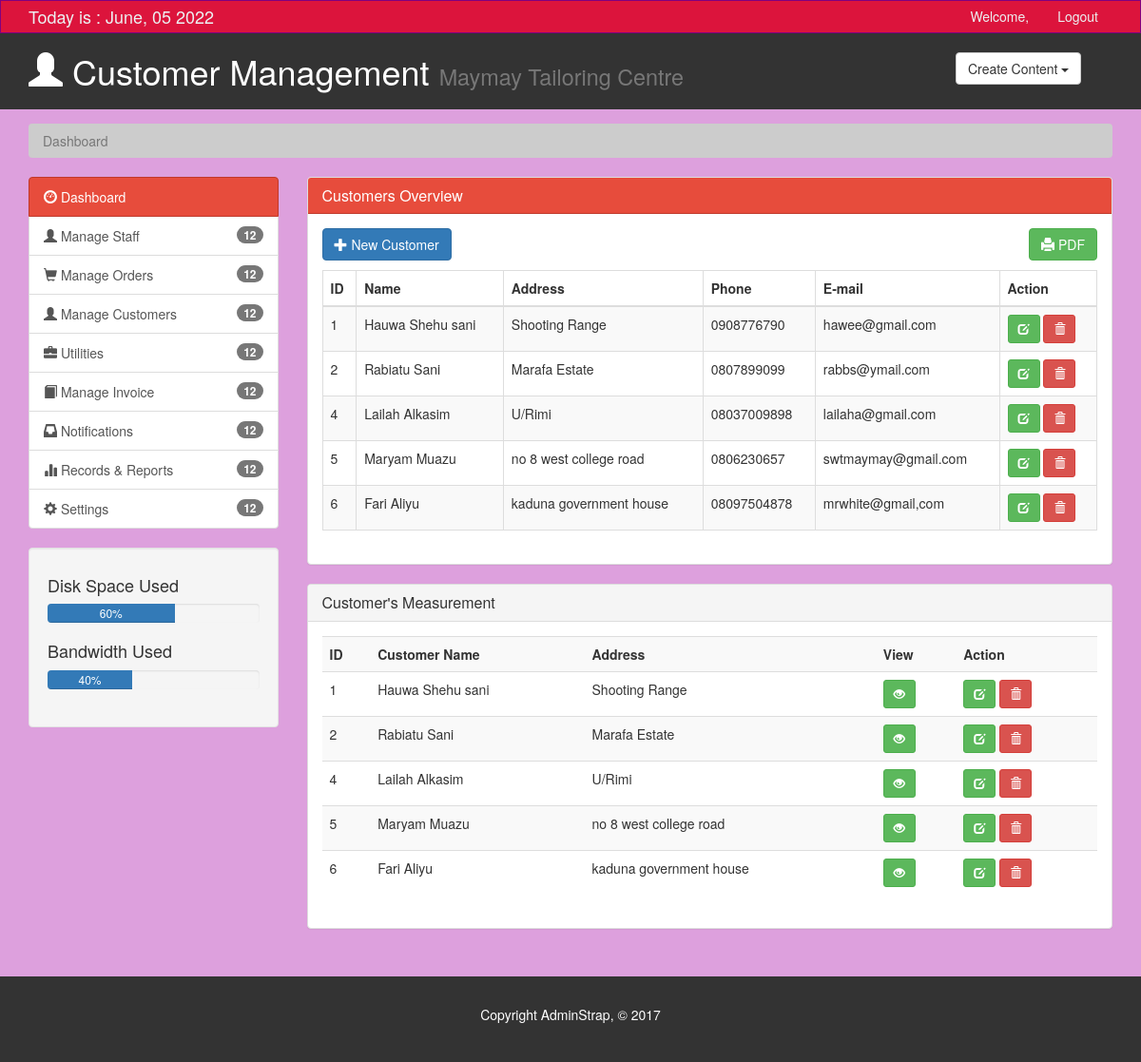
/customers/customers2.php, run on an earlier commit of the app's database.
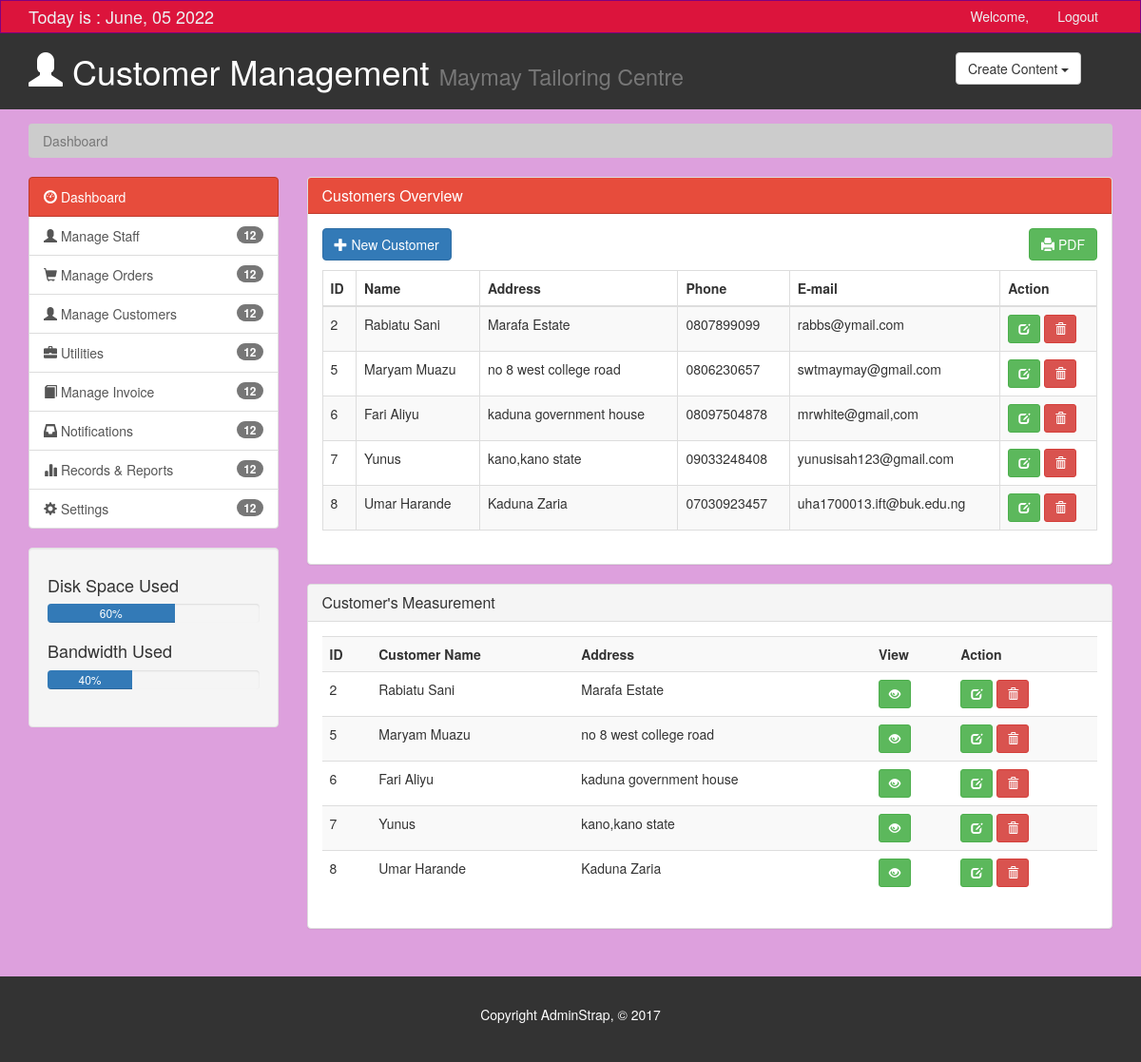
And on a later commit of the database.
### tables this page shows
CREATE TABLE `customers` (
  `id` int(11) NOT NULL,
  `fulname` varchar(100) NOT NULL,
  `address` varchar(100) NOT NULL,
  `phone` varchar(100) NOT NULL,
  `email` varchar(100) NOT NULL,
  `comment` varchar(100) NOT NULL,
  `shoulder` varchar(100) NOT NULL,
  `hcl` varchar(100) NOT NULL,
  `bust` varchar(100) NOT NULL,
  `blousewaist` varchar(100) NOT NULL,
  `blouselength` varchar(100) NOT NULL,
  `skirtlength` varchar(100) NOT NULL,
  `skirtwaist` varchar(100) NOT NULL,
  `hips` varchar(100) NOT NULL,
  `sliplength` varchar(100) NOT NULL,
  `slipround` varchar(100) NOT NULL
);

### customers/customers2.php (the view, shortened to what the changed rows need)
<!DOCTYPE html>
<html lang="en">
  <head>
    <link href="css/bootstrap.min.css" rel="stylesheet">
    <link href="css/style.css" rel="stylesheet">
  </head>
  <body>
    <header id="header">
      <div class="container">
        <div class="row">
          <div class="col-md-10">
            <h1><span class="glyphicon glyphicon-user" aria-hidden="true"></span> Customer Management <small>Maymay Tailoring Centre</small></h1>
          </div>
        </div>
      </div>
    </header>
    <section id="main">
      <div class="container">
        <div class="row">
          <div class="col-md-9">
            <div class="panel panel-default">
              <div class="panel-body">
                <table class="table table-striped table-bordered" id="myTable">
                  <thead>
                    <tr>
                      <th>ID</th>
                      <th>Name</th>
                      <th>Address</th>
                      <th>Phone</th>
                      <th>E-mail</th>
                      <th>Action</th>
                    </tr>
                  </thead>
                  <tbody>
                <?php
              include_once('../functions.php');
              $sql = "SELECT * FROM customers";
              $query = $db->query($sql);
              while($row = $query->fetch_assoc()){
                echo
                "<tr>
                  <td>".$row['id']."</td>
                  <td>".$row['fulname']."</td>
                  <td>".$row['address']."</td>
                  <td>".$row['phone']."</td>
                  <td>".$row['email']."</td>
                  <td>
                    <a href='#edit_".$row['id']."' class='btn btn-success btn-sm' data-toggle='modal'> <span class='glyphicon glyphicon-edit'></span></a>
                    <a href='#delete_".$row['id']."' class='btn btn-danger btn-sm' data-toggle='modal'><span class='glyphicon glyphicon-trash'></span></a>
                  </td>
                </tr>";
              }?>
            </table>
              </div>
              </div>
              <div class="panel panel-default">
                <div class="panel-body">
                  <table class="table table-striped table-hover" width="250">
                      <tr>
                        <th>ID</th>
                        <th>Customer Name</th>
                        <th>Address</th>
                        <th>View</th>
                        <th>Action</th>
                      </tr>
                        <?php
              include_once('../functions.php');
              $sql = "SELECT * FROM customers";
              $query = $db->query($sql);
              while($row = $query->fetch_assoc()){
                echo
                "<tr>
                  <td>".$row['id']."</td>
                  <td>".$row['fulname']."</td>
                  <td>".$row['address']."</td>
                  <td>
                  <a href='#edit_".$row['id']."' class='btn btn-success btn-sm' data-toggle='modal'> <span class='glyphicon glyphicon-eye-open'></span></a>
                  </td>
                  <td>
                    <a href='#edit_".$row['id']."' class='btn btn-success btn-sm' data-toggle='modal'> <span class='glyphicon glyphicon-edit'></span></a>
                    <a href='#delete_".$row['id']."' class='btn btn-danger btn-sm' data-toggle='modal'><span class='glyphicon glyphicon-trash'></span></a>
                  </td>
                </tr>";
              }?>
                    </table>
                </div>
              </div>
          </div>
        </div>
      </div>
    </section>
  </body>
</html>

What changed in the data, as far as the page shows it:
removed customers: id "1", fulname "Hauwa Shehu sani", address "Shooting Range", phone "0908776790", email "hawee@gmail.com"
removed customers: id "4", fulname "Lailah Alkasim", address "U/Rimi", phone "08037009898", email "lailaha@gmail.com"
added customers: id "7", fulname "Yunus", address "kano,kano state", phone "09033248408", email "yunusisah123@gmail.com"
added customers: id "8", fulname "Umar Harande", address "Kaduna Zaria", phone "07030923457", email "uha1700013.ift@buk.edu.ng"
